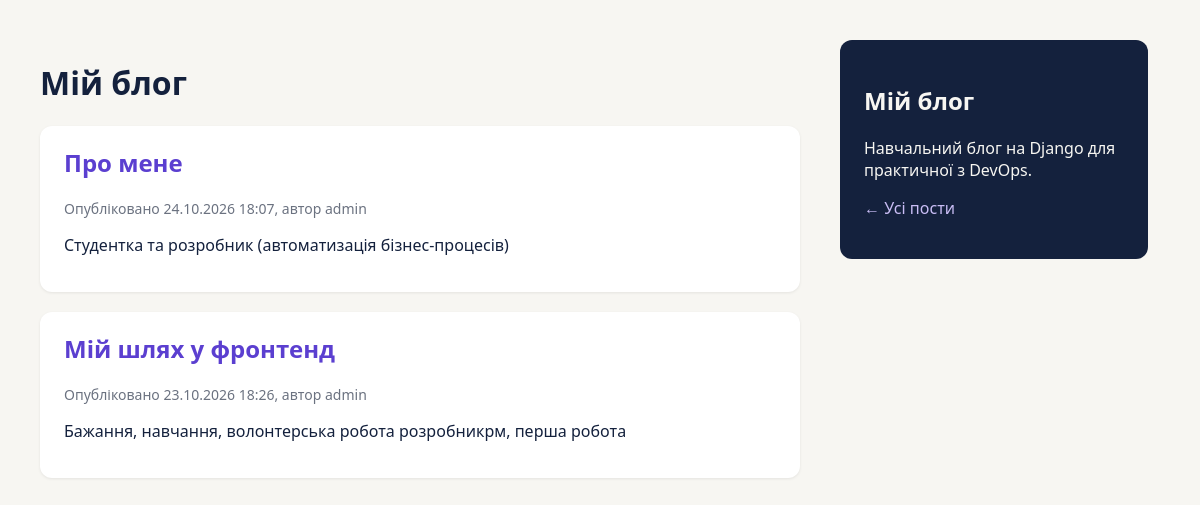
The page / on the database its author committed.
### blog/models.py (models this page shows, shortened)
class Post(models.Model):
    class Status(models.TextChoices):
        DRAFT = 'DF', 'Draft'
        PUBLISHED = 'PB', 'Published'
    title = models.CharField(max_length=250)
    slug = models.SlugField(max_length=250)
    author = models.ForeignKey(User,
                               on_delete=models.CASCADE,
                               related_name='blog_posts')
    body = models.TextField()
    publish = models.DateTimeField(default=timezone.now)
    created = models.DateTimeField(auto_now_add=True)
    updated = models.DateTimeField(auto_now=True)
    status = models.CharField(max_length=2,
                              choices=Status.choices,
                              default=Status.DRAFT)
    objects = models.Manager()  # усі пости
    published = PublishedManager()  # тільки опубліковані
    class Meta:
        ordering = ['-publish']
        indexes = [
            models.Index(fields=['-publish']),
        ]

### blog/views.py (the view)
# urls.py: path('', views.post_list, name='post_list'),
def post_list(request):
    posts = Post.published.all()
    return render(request, 'blog/post/list.html', {'posts': posts})

### blog/models.py (called while the page is built)
    def get_queryset(self):
        return super().get_queryset().filter(status=Post.Status.PUBLISHED)

### blog/templates/blog/post/list.html (shortened to what this page needs)
{% extends "blog/base.html" %}
{% block content %}
<h1>Мій блог</h1>
{% for post in posts %}
    <div class="post">
        <h2><a href="{% url 'blog:post_detail' post.id %}">{{ post.title }}</a></h2>
        <p class="date">Опубліковано {{ post.publish|date:"d.m.Y H:i" }}, автор {{ post.author }}</p>
        {{ post.body|truncatewords:30|linebreaks }}
    </div>
{% empty %}
    <p>Постів поки немає.</p>
{% endfor %}
{% endblock %}

### blog/templates/blog/base.html (shortened to what this page needs)
{% load static %}
<!DOCTYPE html>
<html lang="uk">
<head>
    <link href="{% static 'css/blog.css' %}" rel="stylesheet">
</head>
<body>
    <div id="content">
        {% block content %}{% endblock %}
    </div>
    <div id="sidebar">
        <h2>Мій блог</h2>
        <p>Навчальний блог на Django для практичної з DevOps.</p>
        <p><a href="{% url 'blog:post_list' %}">← Усі пости</a></p>
    </div>
</body>
</html>

### blog/static/css/blog.css (style rules this page uses)
body { margin: 0; padding: 40px; display: flex; gap: 40px; font-family: "Segoe UI", Arial, sans-serif; background: #f7f6f2; color: #14213d; }
#content { flex: 1; max-width: 760px; }
#sidebar { width: 260px; height: fit-content; padding: 24px; border-radius: 12px; background: #14213d; color: #f7f6f2; }
#sidebar a { color: #c9bdf5; }
a { color: #5b3fd0; text-decoration: none; }
.post { background: #fff; padding: 20px 24px; margin-bottom: 20px; border-radius: 12px; box-shadow: 0 1px 3px rgba(0, 0, 0, .08); }
.post h2 { margin-top: 0; }
.date { color: #6b7280; font-size: 14px; }

### rows shown on the page
Post: title "Про мене", publish "24.10.2026 18:07", author "admin", body "Студентка та розробник (автоматизація бізнес-процесів)"
Post: title "Мій шлях у фронтенд", publish "23.10.2026 18:26", author "admin", body "Бажання, навчання, волонтерська робота розробникрм, перша робота"
